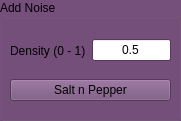
      <widget class="QGroupBox" name="AddNoise_Video">
       <property name="geometry">
        <rect>
         <x>260</x>
         <y>170</y>
         <width>181</width>
         <height>121</height>
        </rect>
       </property>
       <property name="palette">
        <palette>
         <active>
          <colorrole role="WindowText">
           <brush brushstyle="SolidPattern">
            <color alpha="255">
             <red>0</red>
             <green>0</green>
             <blue>0</blue>
            </color>
           </brush>
          </colorrole>
          <colorrole role="Button">
           <brush brushstyle="SolidPattern">
            <color alpha="255">
             <red>117</red>
             <green>80</green>
             <blue>123</blue>
            </color>
           </brush>
          </colorrole>
          <colorrole role="Light">
           <brush brushstyle="SolidPattern">
            <color alpha="255">
             <red>176</red>
             <green>120</green>
             <blue>185</blue>
            </color>
           </brush>
          </colorrole>
          <colorrole role="Midlight">
           <brush brushstyle="SolidPattern">
            <color alpha="255">
             <red>146</red>
             <green>100</green>
             <blue>154</blue>
            </color>
           </brush>
          </colorrole>
          <colorrole role="Dark">
           <brush brushstyle="SolidPattern">
            <color alpha="255">
             <red>58</red>
             <green>40</green>
             <blue>61</blue>
            </color>
           </brush>
          </colorrole>
          <colorrole role="Mid">
           <brush brushstyle="SolidPattern">
            <color alpha="255">
             <red>78</red>
             <green>53</green>
             <blue>82</blue>
            </color>
           </brush>
          </colorrole>
          <colorrole role="Text">
           <brush brushstyle="SolidPattern">
            <color alpha="255">
             <red>0</red>
             <green>0</green>
             <blue>0</blue>
            </color>
           </brush>
          </colorrole>
          <colorrole role="BrightText">
           <brush brushstyle="SolidPattern">
            <color alpha="255">
             <red>0</red>
             <green>0</green>
             <blue>0</blue>
            </color>
           </brush>
          </colorrole>
          <colorrole role="ButtonText">
           <brush brushstyle="SolidPattern">
            <color alpha="255">
             <red>0</red>
             <green>0</green>
             <blue>0</blue>
            </color>
           </brush>
          </colorrole>
          <colorrole role="Base">
           <brush brushstyle="SolidPattern">
            <color alpha="255">
             <red>255</red>
             <green>255</green>
             <blue>255</blue>
            </color>
           </brush>
          </colorrole>
          <colorrole role="Window">
           <brush brushstyle="SolidPattern">
            <color alpha="255">
             <red>117</red>
             <green>80</green>
             <blue>123</blue>
            </color>
           </brush>
          </colorrole>
          <colorrole role="Shadow">
           <brush brushstyle="SolidPattern">
            <color alpha="255">
             <red>0</red>
             <green>0</green>
             <blue>0</blue>
            </color>
           </brush>
          </colorrole>
          <colorrole role="AlternateBase">
           <brush brushstyle="SolidPattern">
            <color alpha="255">
             <red>58</red>
             <green>40</green>
             <blue>61</blue>
            </color>
           </brush>
          </colorrole>
          <colorrole role="ToolTipBase">
           <brush brushstyle="SolidPattern">
            <color alpha="255">
             <red>255</red>
             <green>255</green>
             <blue>220</blue>
            </color>
           </brush>
          </colorrole>
          <colorrole role="ToolTipText">
           <brush brushstyle="SolidPattern">
            <color alpha="255">
             <red>0</red>
             <green>0</green>
             <blue>0</blue>
            </color>
           </brush>
          </colorrole>
         </active>
         <inactive>
          <colorrole role="WindowText">
           <brush brushstyle="SolidPattern">
            <color alpha="255">
             <red>0</red>
             <green>0</green>
             <blue>0</blue>
            </color>
           </brush>
          </colorrole>
          <colorrole role="Button">
           <brush brushstyle="SolidPattern">
            <color alpha="255">
             <red>117</red>
             <green>80</green>
             <blue>123</blue>
            </color>
           </brush>
          </colorrole>
          <colorrole role="Light">
           <brush brushstyle="SolidPattern">
            <color alpha="255">
             <red>176</red>
             <green>120</green>
             <blue>185</blue>
            </color>
           </brush>
          </colorrole>
          <colorrole role="Midlight">
           <brush brushstyle="SolidPattern">
            <color alpha="255">
             <red>146</red>
             <green>100</green>
             <blue>154</blue>
            </color>
           </brush>
          </colorrole>
          <colorrole role="Dark">
           <brush brushstyle="SolidPattern">
            <color alpha="255">
             <red>58</red>
             <green>40</green>
             <blue>61</blue>
            </color>
           </brush>
          </colorrole>
          <colorrole role="Mid">
           <brush brushstyle="SolidPattern">
            <color alpha="255">
             <red>78</red>
             <green>53</green>
             <blue>82</blue>
            </color>
           </brush>
          </colorrole>
          <colorrole role="Text">
           <brush brushstyle="SolidPattern">
            <color alpha="255">
             <red>0</red>
             <green>0</green>
             <blue>0</blue>
            </color>
           </brush>
          </colorrole>
          <colorrole role="BrightText">
           <brush brushstyle="SolidPattern">
            <color alpha="255">
             <red>0</red>
             <green>0</green>
             <blue>0</blue>
            </color>
           </brush>
          </colorrole>
          <colorrole role="ButtonText">
           <brush brushstyle="SolidPattern">
            <color alpha="255">
             <red>0</red>
             <green>0</green>
             <blue>0</blue>
            </color>
           </brush>
          </colorrole>
          <colorrole role="Base">
           <brush brushstyle="SolidPattern">
            <color alpha="255">
             <red>255</red>
             <green>255</green>
             <blue>255</blue>
            </color>
           </brush>
          </colorrole>
          <colorrole role="Window">
           <brush brushstyle="SolidPattern">
            <color alpha="255">
             <red>117</red>
             <green>80</green>
             <blue>123</blue>
            </color>
           </brush>
          </colorrole>
          <colorrole role="Shadow">
           <brush brushstyle="SolidPattern">
            <color alpha="255">
             <red>0</red>
             <green>0</green>
             <blue>0</blue>
            </color>
           </brush>
          </colorrole>
          <colorrole role="AlternateBase">
           <brush brushstyle="SolidPattern">
            <color alpha="255">
             <red>58</red>
             <green>40</green>
             <blue>61</blue>
            </color>
           </brush>
          </colorrole>
          <colorrole role="ToolTipBase">
           <brush brushstyle="SolidPattern">
            <color alpha="255">
             <red>255</red>
             <green>255</green>
             <blue>220</blue>
            </color>
           </brush>
          </colorrole>
          <colorrole role="ToolTipText">
           <brush brushstyle="SolidPattern">
            <color alpha="255">
             <red>0</red>
             <green>0</green>
             <blue>0</blue>
            </color>
           </brush>
          </colorrole>
         </inactive>
         <disabled>
          <colorrole role="WindowText">
           <brush brushstyle="SolidPattern">
            <color alpha="255">
             <red>58</red>
             <green>40</green>
             <blue>61</blue>
            </color>
           </brush>
          </colorrole>
          <colorrole role="Button">
           <brush brushstyle="SolidPattern">
            <color alpha="255">
             <red>117</red>
             <green>80</green>
             <blue>123</blue>
            </color>
           </brush>
          </colorrole>
          <colorrole role="Light">
           <brush brushstyle="SolidPattern">
            <color alpha="255">
             <red>176</red>
             <green>120</green>
             <blue>185</blue>
            </color>
           </brush>
          </colorrole>
          <colorrole role="Midlight">
           <brush brushstyle="SolidPattern">
            <color alpha="255">
             <red>146</red>
             <green>100</green>
             <blue>154</blue>
            </color>
           </brush>
          </colorrole>
          <colorrole role="Dark">
           <brush brushstyle="SolidPattern">
            <color alpha="255">
             <red>58</red>
             <green>40</green>
             <blue>61</blue>
            </color>
           </brush>
          </colorrole>
          <colorrole role="Mid">
           <brush brushstyle="SolidPattern">
            <color alpha="255">
             <red>78</red>
             <green>53</green>
             <blue>82</blue>
            </color>
           </brush>
          </colorrole>
          <colorrole role="Text">
           <brush brushstyle="SolidPattern">
            <color alpha="255">
             <red>58</red>
             <green>40</green>
             <blue>61</blue>
            </color>
           </brush>
          </colorrole>
          <colorrole role="BrightText">
           <brush brushstyle="SolidPattern">
            <color alpha="255">
             <red>0</red>
             <green>0</green>
             <blue>0</blue>
            </color>
           </brush>
          </colorrole>
          <colorrole role="ButtonText">
           <brush brushstyle="SolidPattern">
            <color alpha="255">
             <red>58</red>
             <green>40</green>
             <blue>61</blue>
            </color>
           </brush>
          </colorrole>
          <colorrole role="Base">
           <brush brushstyle="SolidPattern">
            <color alpha="255">
             <red>117</red>
             <green>80</green>
             <blue>123</blue>
            </color>
           </brush>
          </colorrole>
          <colorrole role="Window">
           <brush brushstyle="SolidPattern">
            <color alpha="255">
             <red>117</red>
             <green>80</green>
             <blue>123</blue>
            </color>
           </brush>
          </colorrole>
          <colorrole role="Shadow">
           <brush brushstyle="SolidPattern">
            <color alpha="255">
             <red>0</red>
             <green>0</green>
             <blue>0</blue>
            </color>
           </brush>
          </colorrole>
          <colorrole role="AlternateBase">
           <brush brushstyle="SolidPattern">
            <color alpha="255">
             <red>117</red>
             <green>80</green>
             <blue>123</blue>
            </color>
           </brush>
          </colorrole>
          <colorrole role="ToolTipBase">
           <brush brushstyle="SolidPattern">
            <color alpha="255">
             <red>255</red>
             <green>255</green>
             <blue>220</blue>
            </color>
           </brush>
          </colorrole>
          <colorrole role="ToolTipText">
           <brush brushstyle="SolidPattern">
            <color alpha="255">
             <red>0</red>
             <green>0</green>
             <blue>0</blue>
            </color>
           </brush>
          </colorrole>
         </disabled>
        </palette>
       </property>
       <property name="title">
        <string>Add Noise</string>
       </property>
       <widget class="QWidget" name="verticalLayoutWidget_18">
        <property name="geometry">
         <rect>
          <x>10</x>
          <y>70</y>
          <width>161</width>
          <height>41</height>
         </rect>
        </property>
        <layout class="QVBoxLayout" name="verticalLayout_18">
         <item>
          <widget class="QPushButton" name="SaltnPepperButton_Video">
           <property name="text">
            <string>Salt n Pepper</string>
           </property>
          </widget>
         </item>
        </layout>
       </widget>
       <widget class="QWidget" name="horizontalLayoutWidget_13">
        <property name="geometry">
         <rect>
          <x>10</x>
          <y>30</y>
          <width>161</width>
          <height>41</height>
         </rect>
        </property>
        <layout class="QHBoxLayout" name="horizontalLayout_13">
         <item>
          <widget class="QLabel" name="label_12">
           <property name="text">
            <string>Density (0 - 1)</string>
           </property>
          </widget>
         </item>
         <item>
          <widget class="QLineEdit" name="NoiseDensityEdit_Video">
           <property name="text">
            <string>0.5</string>
           </property>
           <property name="alignment">
            <set>Qt::AlignCenter</set>
           </property>
          </widget>
         </item>
        </layout>
       </widget>
      </widget>
